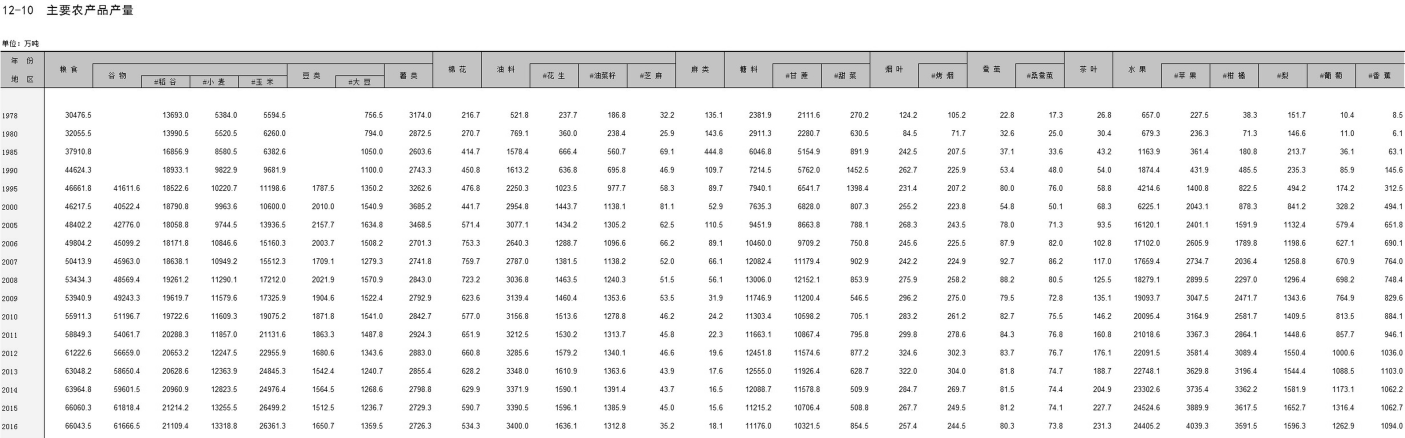
#> input picture kg-system/data/_tmp/work4/part0.png, 9832 x 3064 px, found by its file name (shown at 1/7 size)
$ python crop_cell.py
#> lines starting #> are read from the running program, lines starting #| are printed output that depends on the picture
import sys
from pathlib import Path

sys.path.insert(0, str(Path(__file__).resolve().parents[2]))

from PIL import Image

work = Path("data/_tmp/work2")
img = Image.open(work / "part0.png")
#> img is the input picture: PIL image 9832x3064 L; min 0, max 255, mean 240.5
cell = img.crop((140, 2925, 560, 3035))
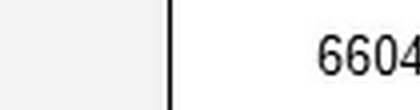
#> cell: PIL image 420x110 L; min 0, max 255, mean 238.8
cell = cell.resize((cell.width * 4, cell.height * 4), Image.LANCZOS)
#> cell: PIL image 1680x440 L
cell.save(work / "cell2024b.png")
year = img.crop((0, 2925, 200, 3035))
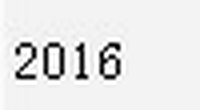
#> year: PIL image 200x110 L; min 0, max 255, mean 229.8
year = year.resize((year.width * 4, year.height * 4), Image.LANCZOS)
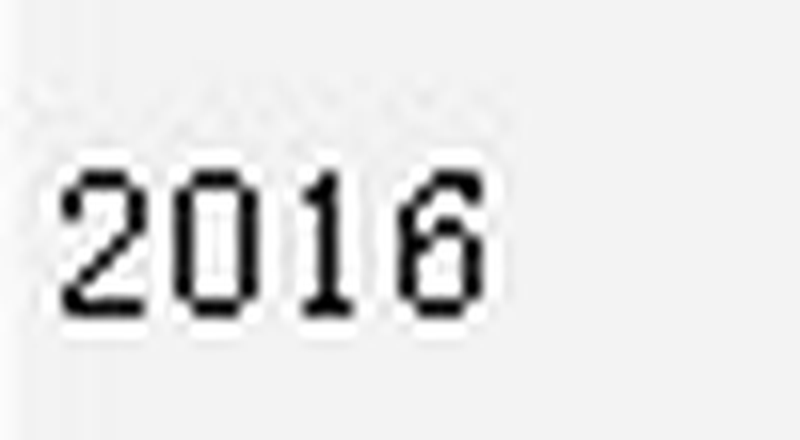
#> year: PIL image 800x440 L; min 0, max 255, mean 229.8
year.save(work / "year2024.png")
print("ok", cell.size, year.size)
#| ok (1680, 440) (800, 440)

$ run again, with kg-system/data/_tmp/work4/part2.png copied over kg-system/data/_tmp/work4/part0.png
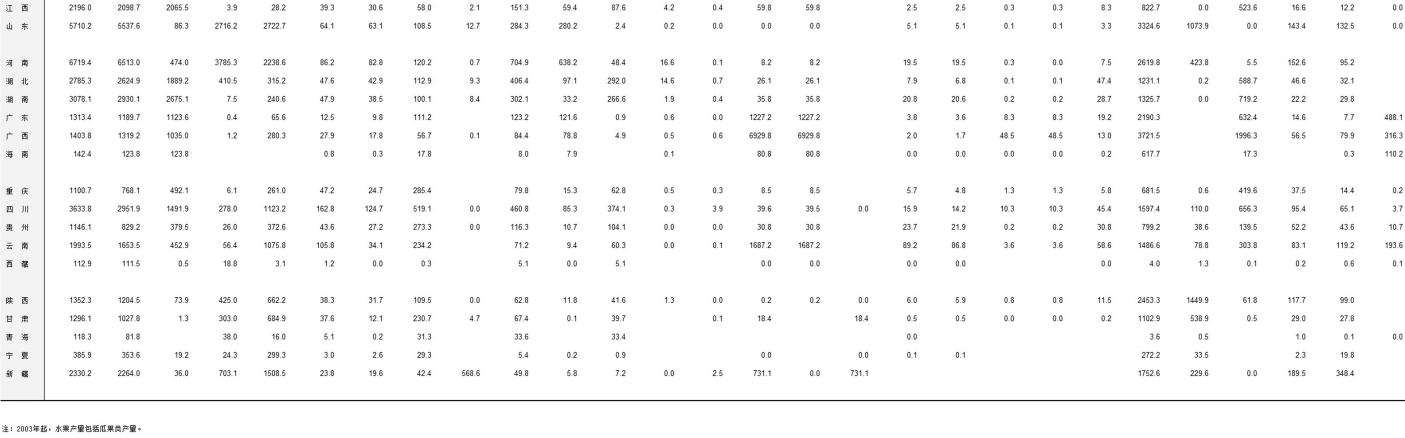
#> input picture kg-system/data/_tmp/work4/part2.png, 9832 x 3064 px, found by its file name (shown at 1/7 size)
#> img is the input picture: PIL image 9832x3064 L; min 0, max 255, mean 249.1
#> `cell = cell.resize((cell.width * 4, cell.height * 4), Image.LANCZOS)`:
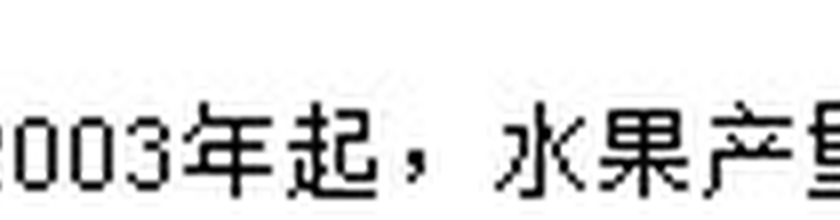
#> cell: PIL image 1680x440 L (shown at 1/2 size); min 0, max 255, mean 224.6
#> `year = year.resize((year.width * 4, year.height * 4), Image.LANCZOS)`:
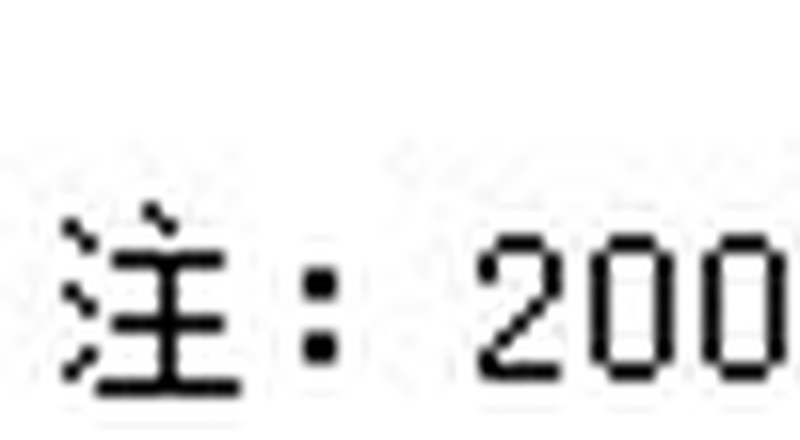
#> year: PIL image 800x440 L; min 0, max 255, mean 232.6
#| ok (1680, 440) (800, 440)
